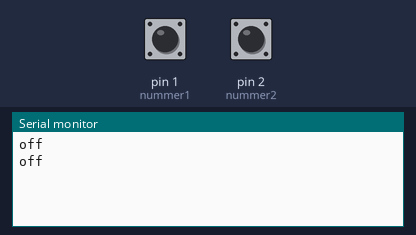
Recording of a sketch running on a simulated Arduino Leonardo, built with avr-gcc and run on an emulated ATmega32U4. On the bench: the last lines printed to the serial monitor. The test bench sets the inputs (shaded band); at power-on: pin 1 (nummer1) HIGH, pin 2 (nummer2) HIGH. USB keyboard and mouse output is not drawn.

Above: at 1.2 s.
1.3 s: pin 1 (nummer1) pulled LOW for 0.15 s
At 1.43 s:
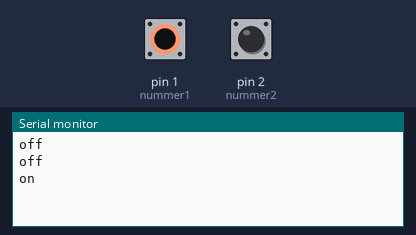
At 2.4 s:
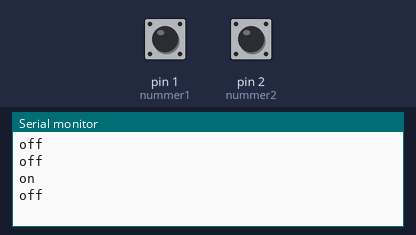

The sketch:

leonardo-pullup-button.ino
```cpp
#include <Keyboard.h>;

const int  buttonPin1 = 2;    // the pin that the pushbutton is attached to


class Button {
private:
 int buttonPin;
 String number;
 int buttonState;         // current state of the button
 int lastbuttonState;     // previous state of the button

public:
 Button(int, String);
 void checkButton();
};

Button::Button(int buttonPin, String number)
{
 this->buttonPin = buttonPin;
 this->number = number;
 pinMode(buttonPin, INPUT_PULLUP);
}

// Find the number of beats the button has been down for. Function can compute max. 8 sec down before rolling over.
void Button::checkButton()
{
  buttonState = digitalRead(this->buttonPin);

  // compare the buttonState1 to its previous state
  if (buttonState != lastbuttonState) {
    // if the state has changed, increment the counter
    if (buttonState == LOW) {
      // if the current state is HIGH then the button
      // wend from off to on:

      Serial.println("on");
      Keyboard.print(String(this->number));            // same thing as a quoted character
      delay(100);
    }
    if (buttonState == HIGH) {
      // if the current state is HIGH then the button
      // wend from off to on:

      Serial.println("off");
      if(this->number == "a")
        Keyboard.print("s");            // same thing as a quoted character
      else if(this->number == "d")
        Keyboard.print("f");            // same thing as a quoted character
      else if(this->number == "g")
        Keyboard.print("h");            // same thing as a quoted character
      else
        Keyboard.print(String(this->number + 1));            // same thing as a quoted character


      delay(100);
    }
    // Delay a little bit to avoid bouncing
    delay(50);
  }
  // save the current state as the last state,
  //for next time through the loop
  lastbuttonState = buttonState;
}

Button nummer1(1,"0");
Button nummer2(2,"a");


void setup() {
  // put your setup code here, to run once:
  Serial.begin (9600);
  Keyboard.begin();
}

void loop() {
  nummer1.checkButton();
  nummer2.checkButton();
}
```

Measured:
- after the input at 1.3 s, the serial monitor: prints a new line at once (image 1)
